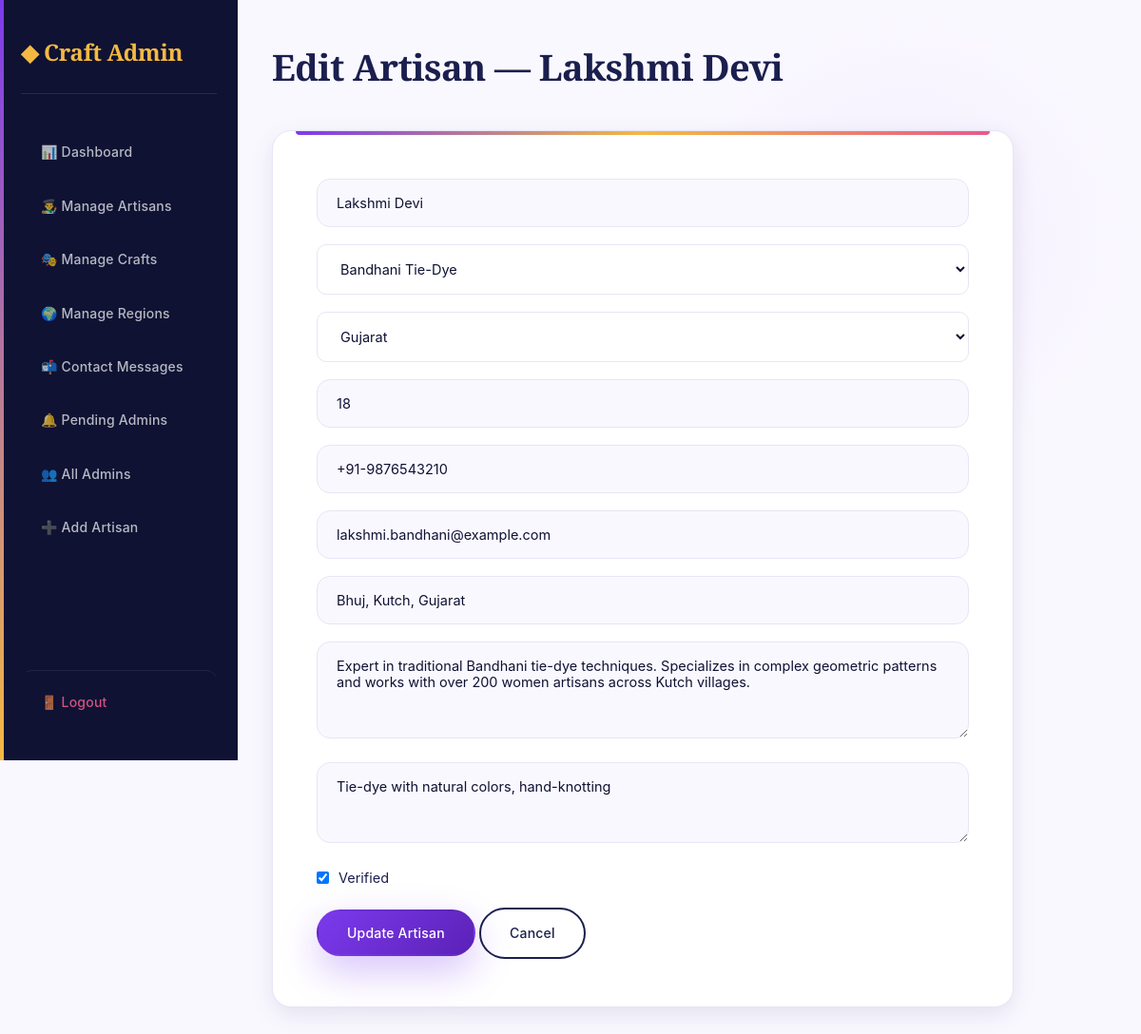
Screenshot of /admin/edit-artisan.php?id=2 (signed in) with the database file from the repository.
### tables this page shows
CREATE TABLE artisans (
    id INT AUTO_INCREMENT PRIMARY KEY,
    name VARCHAR(150) NOT NULL,
    craft_id INT,
    region_id INT,
    experience_years INT DEFAULT 0,
    workshop_address TEXT,
    contact_number VARCHAR(20),
    email VARCHAR(150),
    description TEXT,
    technique TEXT,
    image VARCHAR(255) DEFAULT NULL,
    is_verified TINYINT(1) DEFAULT 0,
    profile_views INT DEFAULT 0,
    created_at TIMESTAMP DEFAULT CURRENT_TIMESTAMP,
    FOREIGN KEY (craft_id) REFERENCES crafts(id) ON DELETE SET NULL,
    FOREIGN KEY (region_id) REFERENCES regions(id) ON DELETE SET NULL,
    INDEX idx_artisan_craft (craft_id),
    INDEX idx_artisan_region (region_id),
    INDEX idx_artisan_verified (is_verified)
);

CREATE TABLE crafts (
    id INT AUTO_INCREMENT PRIMARY KEY,
    craft_name VARCHAR(150) NOT NULL,
    category_id INT,
    region_id INT,
    description TEXT,
    image VARCHAR(255) DEFAULT NULL,
    created_at TIMESTAMP DEFAULT CURRENT_TIMESTAMP,
    FOREIGN KEY (category_id) REFERENCES categories(id) ON DELETE SET NULL,
    FOREIGN KEY (region_id) REFERENCES regions(id) ON DELETE SET NULL,
    INDEX idx_craft_category (category_id),
    INDEX idx_craft_region (region_id)
);

CREATE TABLE regions (
    id INT AUTO_INCREMENT PRIMARY KEY,
    state_name VARCHAR(100) NOT NULL,
    zone VARCHAR(50) NOT NULL,
    INDEX idx_zone (zone)
);

### includes/functions.php (called while the page is built, shortened)
<?php
function e($str) {
    return htmlspecialchars($str ?? '', ENT_QUOTES, 'UTF-8');
}
?>

### admin/edit-artisan.php (the view, shortened to what this page needs)
<?php
include '../includes/db.php';
include '../includes/functions.php';
$id = intval($_GET['id'] ?? 0);
$artisan = $conn->query("SELECT * FROM artisans WHERE id=$id")->fetch_assoc();
$crafts  = $conn->query("SELECT * FROM crafts ORDER BY craft_name");
$regions = $conn->query("SELECT * FROM regions ORDER BY state_name");
?>
<!DOCTYPE html>
<html>
<head>
<link rel="stylesheet" href="../assets/css/style.css">
</head>
<body class="admin-body">
<aside class="admin-side">
  <h3>◆ Craft Admin</h3>
  <a href="dashboard.php"       class="<?= basename($_SERVER['PHP_SELF'])=='dashboard.php'?'active':'' ?>">📊 Dashboard</a>
  <a href="manage-artisans.php" class="<?= basename($_SERVER['PHP_SELF'])=='manage-artisans.php'?'active':'' ?>">👨‍🎨 Manage Artisans</a>
  <a href="manage-crafts.php"   class="<?= basename($_SERVER['PHP_SELF'])=='manage-crafts.php'?'active':'' ?>">🎭 Manage Crafts</a>
  <a href="manage-regions.php"  class="<?= basename($_SERVER['PHP_SELF'])=='manage-regions.php'?'active':'' ?>">🌍 Manage Regions</a>
  <a href="manage-contacts.php" class="<?= basename($_SERVER['PHP_SELF'])=='manage-contacts.php'?'active':'' ?>">📬 Contact Messages</a>
  <a href="pending-admins.php"  class="<?= basename($_SERVER['PHP_SELF'])=='pending-admins.php'?'active':'' ?>">🔔 Pending Admins</a>
  <a href="manage-admins.php"   class="<?= basename($_SERVER['PHP_SELF'])=='manage-admins.php'?'active':'' ?>">👥 All Admins</a>
  <a href="add-artisan.php"     class="<?= basename($_SERVER['PHP_SELF'])=='add-artisan.php'?'active':'' ?>">➕ Add Artisan</a>
  <a href="logout.php">🚪 Logout</a>
</aside>
<main class="admin-main">
  <h1>Edit Artisan — <?= e($artisan['name']) ?></h1>
  <form method="POST" class="contact-form" style="max-width:780px;">
    <input type="text" name="name" value="<?= e($artisan['name']) ?>" required>
    <select name="craft_id" required
            style="width:100%;padding:16px 20px;border:1.5px solid var(--border);border-radius:10px;font-family:inherit;font-size:14.5px;margin-bottom:18px;background:var(--cream);">
      <?php while($c=$crafts->fetch_assoc()): ?>
        <option value="<?= $c['id'] ?>" <?= $artisan['craft_id']==$c['id']?'selected':'' ?>><?= e($c['craft_name']) ?></option>
      <?php endwhile; ?>
    </select>
    <select name="region_id" required
            style="width:100%;padding:16px 20px;border:1.5px solid var(--border);border-radius:10px;font-family:inherit;font-size:14.5px;margin-bottom:18px;background:var(--cream);">
      <?php while($r=$regions->fetch_assoc()): ?>
        <option value="<?= $r['id'] ?>" <?= $artisan['region_id']==$r['id']?'selected':'' ?>><?= e($r['state_name']) ?></option>
      <?php endwhile; ?>
    </select>
    <input type="number" name="experience_years" value="<?= $artisan['experience_years'] ?>" required>
    <input type="text" name="contact_number" value="<?= e($artisan['contact_number']) ?>" required>
    <input type="email" name="email" value="<?= e($artisan['email']) ?>" required>
    <input type="text" name="workshop_address" value="<?= e($artisan['workshop_address']) ?>" required>
    <textarea name="description" rows="4" required><?= e($artisan['description']) ?></textarea>
    <textarea name="technique" rows="3" required><?= e($artisan['technique']) ?></textarea>
    <label style="display:flex;align-items:center;gap:10px;margin-bottom:20px;font-size:14.5px;color:var(--indigo);">
      <input type="checkbox" name="is_verified" value="1" <?= $artisan['is_verified']?'checked':'' ?> style="width:auto;margin:0;">
      Verified
    </label>
    <button class="btn btn-primary">Update Artisan</button>
    <a href="manage-artisans.php" class="btn btn-ghost">Cancel</a>
  </form>
</main>
</body>
</html>

### rows the page displays
artisans: name "Lakshmi Devi", craft_id "Bandhani Tie-Dye", region_id "Gujarat", experience_years "18", contact_number "+91-9876543210", email "lakshmi.bandhani@example.com", workshop_address "Bhuj, Kutch, Gujarat", description "Expert in traditional Bandhani tie-dye techniques. Specializes in complex geometric patterns and works with over 200 women artisans across Kutch villages.", technique "Tie-dye with natural colors, hand-knotting", is_verified "☑"
